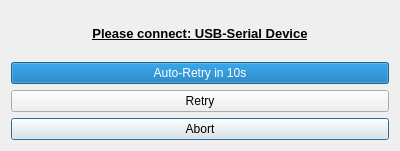
<?xml version="1.0" encoding="UTF-8"?>
<ui version="4.0">
 <class>QLinuxUSBSerialAutoConnectorGUIClass</class>
 <widget class="QDialog" name="QLinuxUSBSerialAutoConnectorGUIClass">
  <property name="geometry">
   <rect>
    <x>0</x>
    <y>0</y>
    <width>400</width>
    <height>151</height>
   </rect>
  </property>
  <property name="windowTitle">
   <string>QLinuxFtdiSerialAutoConnectorGUI</string>
  </property>
  <property name="locale">
   <locale language="English" country="UnitedStates"/>
  </property>
  <layout class="QGridLayout" name="gridLayout_2">
   <item row="0" column="0" colspan="2">
    <widget class="QLabel" name="label_notice">
     <property name="font">
      <font>
       <pointsize>10</pointsize>
       <weight>75</weight>
       <bold>true</bold>
       <underline>true</underline>
      </font>
     </property>
     <property name="locale">
      <locale language="English" country="UnitedStates"/>
     </property>
     <property name="text">
      <string>Please connect: USB-Serial Device</string>
     </property>
     <property name="alignment">
      <set>Qt::AlignCenter</set>
     </property>
    </widget>
   </item>
   <item row="3" column="0" colspan="2">
    <widget class="QProgressBar" name="progressBar_time">
     <property name="locale">
      <locale language="English" country="UnitedStates"/>
     </property>
     <property name="minimum">
      <number>0</number>
     </property>
     <property name="maximum">
      <number>10</number>
     </property>
     <property name="value">
      <number>10</number>
     </property>
     <property name="textVisible">
      <bool>true</bool>
     </property>
     <property name="format">
      <string notr="true">Auto-Retry in %vs</string>
     </property>
    </widget>
   </item>
   <item row="5" column="0" colspan="2">
    <widget class="QPushButton" name="pushButton_abort">
     <property name="locale">
      <locale language="English" country="UnitedStates"/>
     </property>
     <property name="text">
      <string>Abort</string>
     </property>
    </widget>
   </item>
   <item row="4" column="0" colspan="2">
    <widget class="QPushButton" name="pushButton_retry">
     <property name="locale">
      <locale language="English" country="UnitedStates"/>
     </property>
     <property name="text">
      <string>Retry</string>
     </property>
    </widget>
   </item>
  </layout>
 </widget>
 <layoutdefault spacing="6" margin="11"/>
 <resources/>
 <connections/>
</ui>
